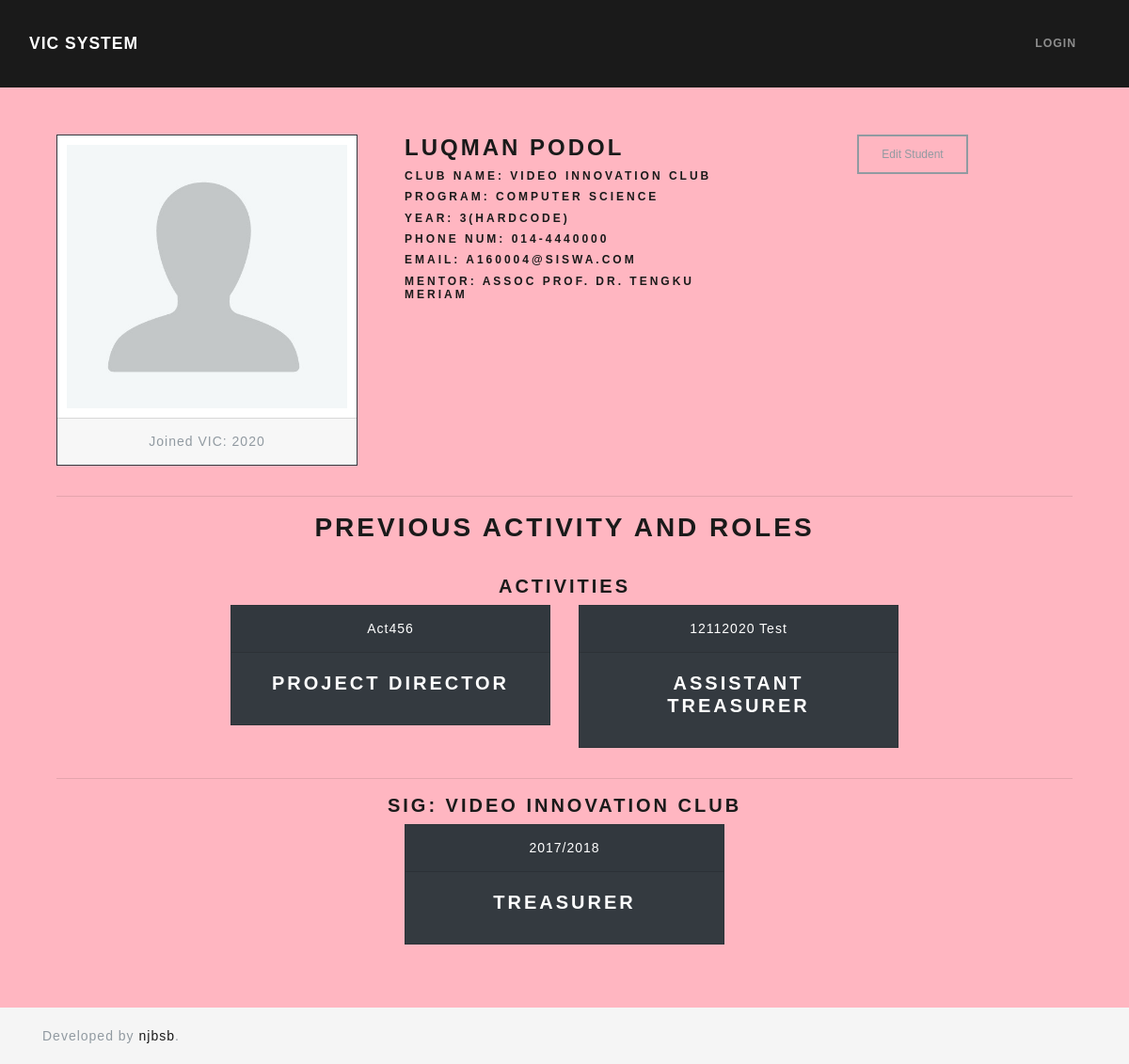
Screenshot of /student/A160004 with the database file from the repository.
### tables this page shows
CREATE TABLE `user` (
  `id` varchar(8) NOT NULL,
  `name` varchar(255) NOT NULL,
  `email` varchar(255) NOT NULL,
  `password` varchar(255) NOT NULL,
  `usertype_id` int(11) NOT NULL,
  `sig_id` int(11) DEFAULT NULL,
  `profile_image` varchar(255) NOT NULL,
  `created_at` timestamp NOT NULL DEFAULT current_timestamp(),
  `userstatus_id` int(11) DEFAULT 1,
  `dob` date DEFAULT NULL
);

CREATE TABLE `sig` (
  `id` int(2) NOT NULL,
  `code` varchar(6) NOT NULL,
  `signame` varchar(100) NOT NULL,
  `logo_path` varchar(255) NOT NULL DEFAULT 'default_logo.png',
  `description` text NOT NULL
);

CREATE TABLE `student` (
  `matric` varchar(8) NOT NULL,
  `phonenum` varchar(12) NOT NULL,
  `program_code` varchar(4) DEFAULT NULL,
  `year_joined` year(4) NOT NULL DEFAULT current_timestamp(),
  `mentor_matric` varchar(8) DEFAULT NULL
);

CREATE TABLE `program` (
  `code` varchar(4) NOT NULL,
  `name` varchar(50) NOT NULL
);

CREATE TABLE `activity_committee` (
  `activity_id` int(11) DEFAULT NULL,
  `role_id` int(11) DEFAULT NULL,
  `student_matric` varchar(8) DEFAULT NULL,
  `role_desc` varchar(50) NOT NULL
);

CREATE TABLE `activity` (
  `id` int(11) NOT NULL,
  `activity_name` varchar(255) NOT NULL,
  `activity_desc` text NOT NULL,
  `activitycategory_id` int(11) DEFAULT NULL,
  `acadsession_id` int(11) DEFAULT NULL,
  `sig_id` int(11) DEFAULT NULL,
  `advisor_matric` varchar(8) DEFAULT NULL,
  `datetime_start` datetime DEFAULT NULL,
  `datetime_end` datetime DEFAULT NULL,
  `venue` varchar(255) DEFAULT NULL,
  `theme` varchar(255) NOT NULL,
  `author_matric` varchar(8) DEFAULT NULL,
  `slug` varchar(255) NOT NULL,
  `photo_path` varchar(255) DEFAULT NULL,
  `paperwork_file` varchar(255) NOT NULL,
  `created_at` timestamp NOT NULL DEFAULT current_timestamp(),
  `updated_at` timestamp NOT NULL DEFAULT current_timestamp()
);

CREATE TABLE `role` (
  `id` int(11) NOT NULL,
  `rolename` varchar(50) NOT NULL,
  `keyword` varchar(255) DEFAULT NULL
);

CREATE TABLE `org_committee` (
  `acadyear_id` int(2) DEFAULT NULL,
  `sig_id` int(2) DEFAULT NULL,
  `student_matric` varchar(8) DEFAULT NULL,
  `role_id` int(11) DEFAULT NULL,
  `role_desc` varchar(50) NOT NULL
);

CREATE TABLE `academicyear` (
  `id` int(2) NOT NULL,
  `acadyear` varchar(9) NOT NULL,
  `status` varchar(10) NOT NULL
);

### application/controllers/Student.php (called while the page is built, shortened)
<?php
class Student extends CI_Controller
{
    public function view($student_id)
    {
        $data['student'] = $this->student_model->get_student($student_id);
        $data['activity_roles'] = $this->committee_model->get_activityroles($student_id);
        $data['org_roles'] = $this->committee_model->get_orgroles($student_id, $data['student']['sig_id']);
        $this->load->view('templates/header');
        $this->load->view('student/view', $data);
        $this->load->view('templates/footer');
    }
}

### index.php (called while the page is built, shortened)
<?php
require_once BASEPATH.'core/CodeIgniter.php';

### application/models/Student_model.php (called while the page is built, shortened)
<?php
class Student_model extends CI_Model
{
    public function get_student($student_id = FALSE)
    {
        $this->db->select("user.id, user.name, user.email, user.dob, user.profile_image, user.sig_id,
        std.phonenum, std.program_code, std.mentor_matric, std.year_joined,
        mtr.name as mentor_name, prg.name as program_name,
        sig.id as sigid, sig.code as sigcode, sig.signame, concat(sig.signame, ' (', sig.code, ')') as signamecode")
            ->from('user as user')
            ->where(array('user.id' => $student_id))
            ->join('student as std', 'std.matric = user.id', 'left')
            ->join('program as prg', 'prg.code = std.program_code', 'left')
            ->join('sig as sig', 'sig.id = user.sig_id', 'left')
            ->join('user as mtr', 'mtr.id = std.mentor_matric', 'left');
        $query = $this->db->get();
        return $query->row_array();
    }
}

### application/models/Committee_model.php (called while the page is built, shortened)
<?php
class Committee_model extends CI_Model
{
    public function get_activityroles($student_id)
    {
        $this->db->select("act.id, act.activity_name, act.slug, std.name, role.rolename, actcom.role_desc")
            ->from('activity_committee as actcom')
            ->where(array('actcom.student_matric' => $student_id))
            ->join('user as std', 'std.id = actcom.student_matric')
            ->join('activity as act', 'act.id = actcom.activity_id')
            ->join('role as role', 'role.id = actcom.role_id');
        $query = $this->db->get();
        return $query->result_array();
    }
    public function get_orgroles($student_id, $sig_id)
    {
        $this->db->select('acy.acadyear, role.rolename, orgcom.role_desc, sig.signame')
            ->from('org_committee as orgcom')
            ->where(array('orgcom.student_matric' => $student_id, 'orgcom.sig_id' => $sig_id))
            ->join('academicyear as acy', 'acy.id = orgcom.acadyear_id')
            ->join('role as role', 'role.id = orgcom.role_id')
            ->join('sig as sig', 'sig.id = orgcom.sig_id');
        $query = $this->db->get();
        return $query->result_array();
    }
}

### application/views/student/view.php (the view, shortened to what this page needs)
<div class="container-fluid text-center">
    <div class="row">
        <div class="col-lg-4">
            <div class="card border-dark mb-3" style="max-width: 20rem;">
                <?php if ($student['profile_image']) : ?>
                    <img style="max-height:300px; display: block; object-fit:cover; padding:10px;" src="<?= base_url('assets/images/profile/' . $student['profile_image']) ?>">
                <?php else : ?>
                    <img style="max-height:300px; display: block; object-fit:cover; padding:10px;" src="<?= base_url('assets/images/profile/default.jpg') ?>">
                <?php endif ?>
                <div class="card-footer text-muted">
                    Joined <?= $student['sigcode'] ?>: <?= $student['year_joined'] ?>
                </div>
            </div>
        </div>
        <div class="col-lg-4 text-left">
            <h3><b><?= $student['name'] ?></b></h3>
            <h6><b>Club name:</b> <?= $student['signame'] ?></h6>
            <h6><b>Program:</b> <?= $student['program_name'] ?></h6>
            <h6><b>Year:</b> 3(hardcode)</h6>
            <h6><b>Phone Num:</b> <?= $student['phonenum'] ?></h6>
            <h6><b>Email:</b> <a href="mailto:<?= $student['email'] ?>"><?= $student['email'] ?></a></h6>
            <h6><b>Mentor:</b> <?= $student['mentor_name'] ?></h6>
        </div>
        <div class="col-lg-4">
            <?= form_open('/student/edit/' . $student['id']); ?>
            <input type="submit" value="Edit Student" class="btn btn-outline-secondary">
            <?= form_close() ?>
        </div>
    </div>
    <hr>
    <h2>Previous Activity and Roles</h2> <br>
    <h4>Activities</h4>
    <?php if ($activity_roles) : ?>
        <div class="row justify-content-center">
            <?php foreach ($activity_roles as $actrole) : ?>
                <div class="col-md-4">
                    <div class="card text-white bg-dark mb-3">
                        <div class="card-header"><a class="text-white" href="<?= site_url('activity/' . $actrole['slug']) ?>"><?= $actrole['activity_name'] ?></a></div>
                        <div class="card-body">
                            <h4 class="card-title"><?= $actrole['rolename'] ?></h4>
                        </div>
                    </div>
                </div>
            <?php endforeach ?>
        </div>
    <?php else : ?>
        <p>No data of roles in activity found</p>
    <?php endif ?>
    <hr>
    <h4>SIG: <?= $student['signame'] ?></h4>
    <?php if ($org_roles) : ?>
        <div class="row justify-content-center">
            <?php foreach ($org_roles as $orgrole) : ?>
                <div class="col-md-4">
                    <div class="card text-white bg-dark mb-3">
                        <div class="card-header"><?= $orgrole['acadyear'] ?></div>
                        <div class="card-body">
                            <h4 class="card-title"><?= $orgrole['rolename'] ?></h4>
                        </div>
                    </div>
                </div>
            <?php endforeach ?>
        </div>
    <?php else : ?>
        <p>No data of roles in SIG found</p>
    <?php endif ?>
</div>

### application/views/templates/header.php (style rules this page uses)
body { font: 14px Montserrat, sans-serif; line-height: 1.8; background-color: #ffb6c1; }
.btn { font: 12px Montserrat, sans-serif; text-transform: none; }
input { font: 14px Montserrat, sans-serif; }
.container-fluid { margin-top: 25px; margin-bottom: 25px; }

### rows the page displays
user: sig.code "VIC", student.year_joined "2020", name "LUQMAN PODOL", sig.signame "VIDEO INNOVATION CLUB", program.name "COMPUTER SCIENCE", student.phonenum "014-4440000", email "A160004@SISWA.COM", user.name "ASSOC PROF. DR. TENGKU MERIAM"
activity_committee: activity.activity_name "Act456", role.rolename "PROJECT DIRECTOR"
activity_committee: activity.activity_name "12112020 Test", role.rolename "ASSISTANT TREASURER"
org_committee: acadyear.acadyear "2017/2018", role.rolename "TREASURER"
